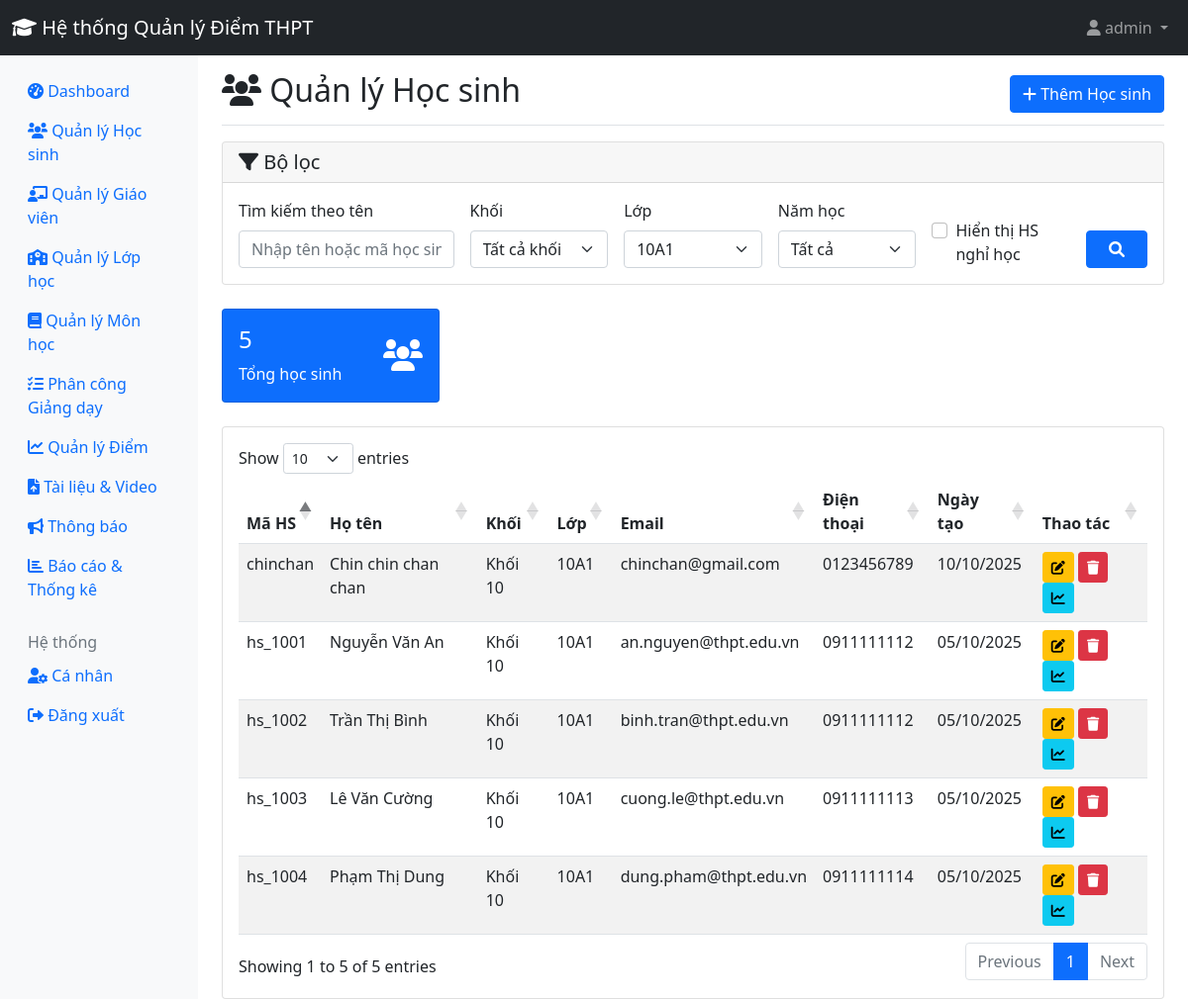
The app's page /admin/students.php?class_filter=1 (signed in) with its own data.
### tables this page shows
CREATE TABLE `class_students` (
  `id` int(11) NOT NULL,
  `student_id` int(11) NOT NULL,
  `class_id` int(11) NOT NULL,
  `school_year` varchar(20) NOT NULL,
  `status` enum('active','transferred','graduated','dropped') DEFAULT 'active'
);

CREATE TABLE `users` (
  `id` int(11) NOT NULL,
  `username` varchar(50) NOT NULL,
  `password` varchar(255) NOT NULL,
  `role` enum('admin','teacher','student') NOT NULL,
  `full_name` varchar(100) NOT NULL,
  `email` varchar(100) DEFAULT NULL,
  `phone` varchar(20) DEFAULT NULL,
  `created_at` timestamp NOT NULL DEFAULT current_timestamp(),
  `status` enum('active','inactive') DEFAULT 'active',
  `teacher_type` enum('homeroom','subject') DEFAULT 'subject'
);

CREATE TABLE `classes` (
  `id` int(11) NOT NULL,
  `class_name` varchar(50) NOT NULL,
  `grade` int(11) NOT NULL,
  `homeroom_teacher_id` int(11) DEFAULT NULL,
  `school_year` varchar(20) DEFAULT NULL
);

### admin/students.php (the view, shortened to what this page needs)
<?php
require_once '../includes/config.php';
$search = $_GET['search'] ?? '';
$class_filter = $_GET['class_filter'] ?? '';
$show_inactive = isset($_GET['show_inactive']);
$sql = "
    SELECT u.*, c.class_name, c.grade, cs.school_year
    FROM users u
    LEFT JOIN class_students cs ON u.id = cs.student_id
    LEFT JOIN classes c ON cs.class_id = c.id
    WHERE u.role = 'student'
";
if (!$show_inactive) {
    $sql .= " AND u.status = 'active'";
}
$params = [];
if (!empty($class_filter)) {
    $sql .= " AND c.id = ?";
    $params[] = $class_filter;
}
$sql .= " ORDER BY c.class_name, u.full_name";
$stmt = $pdo->prepare($sql);
$stmt->execute($params);
$students = $stmt->fetchAll();
$stmt = $pdo->query("SELECT * FROM classes ORDER BY grade, class_name");
$classes = $stmt->fetchAll();
?>
<!DOCTYPE html>
<html lang="vi">
<head>
    <link href="https://cdn.jsdelivr.net/npm/bootstrap@5.1.3/dist/css/bootstrap.min.css" rel="stylesheet">
    <link href="https://cdnjs.cloudflare.com/ajax/libs/font-awesome/6.0.0/css/all.min.css" rel="stylesheet">
    <link href="https://cdn.datatables.net/1.11.5/css/dataTables.bootstrap5.min.css" rel="stylesheet">
</head>
<body>
    <?php include '../includes/header.php'; ?>
    <div class="container-fluid">
        <div class="row">
            <?php include 'sidebar.php'; ?>
            <main class="col-md-9 ms-sm-auto col-lg-10 px-md-4">
                <div class="d-flex justify-content-between flex-wrap flex-md-nowrap align-items-center pt-3 pb-2 mb-3 border-bottom">
                    <h1 class="h2"><i class="fas fa-users"></i> Quản lý Học sinh</h1>
                    <button class="btn btn-primary" data-bs-toggle="modal" data-bs-target="#addStudentModal">
                        <i class="fas fa-plus"></i> Thêm Học sinh
                    </button>
                </div>
                <div class="card mb-4">
                    <div class="card-header">
                        <h5 class="card-title mb-0"><i class="fas fa-filter"></i> Bộ lọc</h5>
                    </div>
                    <div class="card-body">
                        <form method="GET" class="row g-3">
                            <div class="col-md-3">
                                <label class="form-label">Tìm kiếm theo tên</label>
                                <input type="text" class="form-control" name="search" value="<?php echo htmlspecialchars($search); ?>" placeholder="Nhập tên hoặc mã học sinh...">
                            </div>
                            <div class="col-md-2">
                                <label class="form-label">Khối</label>
                                <select class="form-select" name="grade_filter">
                                    <option value="">Tất cả khối</option>
                                </select>
                            </div>
                            <div class="col-md-2">
                                <label class="form-label">Lớp</label>
                                <select class="form-select" name="class_filter">
                                    <?php foreach ($classes as $class): ?>
                                        <option value="<?php echo $class['id']; ?>" <?php echo $class_filter == $class['id'] ? 'selected' : ''; ?>>
                                            <?php echo htmlspecialchars($class['class_name']); ?>
                                        </option>
                                    <?php endforeach; ?>
                                </select>
                            </div>
                            <div class="col-md-2">
                                <label class="form-label">Năm học</label>
                                <select class="form-select" name="school_year_filter">
                                    <option value="">Tất cả</option>
                                </select>
                            </div>
                            <div class="col-md-2 d-flex align-items-end">
                                <div class="form-check">
                                    <input class="form-check-input" type="checkbox" name="show_inactive" id="showInactive" <?php echo $show_inactive ? 'checked' : ''; ?>>
                                    <label class="form-check-label" for="showInactive">Hiển thị HS nghỉ học</label>
                                </div>
                            </div>
                            <div class="col-md-1 d-flex align-items-end">
                                <button type="submit" class="btn btn-primary w-100">
                                    <i class="fas fa-search"></i>
                                </button>
                            </div>
                        </form>
                    </div>
                </div>
                <div class="row mb-4">
                    <div class="col-md-3">
                        <div class="card bg-primary text-white">
                            <div class="card-body">
                                <div class="d-flex justify-content-between">
                                    <div>
                                        <h4><?php echo count($students); ?></h4>
                                        <p class="mb-0">Tổng học sinh</p>
                                    </div>
                                    <div class="align-self-center">
                                        <i class="fas fa-users fa-2x"></i>
                                    </div>
                                </div>
                            </div>
                        </div>
                    </div>
                </div>
                <div class="card">
                    <div class="card-body">
                        <div class="table-responsive">
                            <table id="studentsTable" class="table table-striped">
                                <thead>
                                    <tr>
                                        <th>Mã HS</th>
                                        <th>Họ tên</th>
                                        <th>Khối</th>
                                        <th>Lớp</th>
                                        <th>Email</th>
                                        <th>Điện thoại</th>
                                        <th>Ngày tạo</th>
                                        <th>Thao tác</th>
                                    </tr>
                                </thead>
                                <tbody>
                                    <?php foreach ($students as $student): ?>
                                    <tr>
                                        <td><?php echo htmlspecialchars($student['username']); ?></td>
                                        <td><?php echo htmlspecialchars($student['full_name']); ?></td>
                                        <td>
                                            <?php if ($student['grade']): ?>
                                                Khối <?php echo htmlspecialchars($student['grade']); ?>
                                            <?php else: ?>
                                                -
                                            <?php endif; ?>
                                        </td>
                                        <td><?php echo htmlspecialchars($student['class_name'] ?? 'Chưa xếp lớp'); ?></td>
                                        <td><?php echo htmlspecialchars($student['email']); ?></td>
                                        <td><?php echo htmlspecialchars($student['phone']); ?></td>
                                        <td><?php echo date('d/m/Y', strtotime($student['created_at'])); ?></td>
                                        <td>
                                            <a href="edit_student.php?id=<?php echo $student['id']; ?>" class="btn btn-sm btn-warning">
                                                <i class="fas fa-edit"></i>
                                            </a>
                                            <a href="students.php?delete=<?php echo $student['id']; ?>" class="btn btn-sm btn-danger" onclick="return confirm('Bạn có chắc chắn muốn xóa?')">
                                                <i class="fas fa-trash"></i>
                                            </a>
                                            <a href="student_scores.php?id=<?php echo $student['id']; ?>" class="btn btn-sm btn-info">
                                                <i class="fas fa-chart-line"></i>
                                            </a>
                                        </td>
                                    </tr>
                                    <?php endforeach; ?>
                                </tbody>
                            </table>
                        </div>
                    </div>
                </div>
            </main>
        </div>
    </div>
</body>
</html>

### records on screen
class_students: student.username "chinchan", student.full_name "Chin chin chan chan", class.grade "10", class.class_name "10A1", student.email "chinchan@gmail.com", student.phone "0123456789", student.created_at "10/10/2025"
class_students: student.username "hs_1003", student.full_name "Lê Văn Cường", class.grade "10", class.class_name "10A1", student.email "cuong.le@thpt.edu.vn", student.phone "0911111113", student.created_at "05/10/2025"
class_students: student.username "hs_1001", student.full_name "Nguyễn Văn An", class.grade "10", class.class_name "10A1", student.email "an.nguyen@thpt.edu.vn", student.phone "0911111112", student.created_at "05/10/2025"
class_students: student.username "hs_1004", student.full_name "Phạm Thị Dung", class.grade "10", class.class_name "10A1", student.email "dung.pham@thpt.edu.vn", student.phone "0911111114", student.created_at "05/10/2025"
class_students: student.username "hs_1002", student.full_name "Trần Thị Bình", class.grade "10", class.class_name "10A1", student.email "binh.tran@thpt.edu.vn", student.phone "0911111112", student.created_at "05/10/2025"

### other values on screen
SITE_NAME "Hệ thống Quản lý Điểm THPT"
$_SESSION['full_name'] "admin"
count($students) "5"
form field class_filter "10A1"
